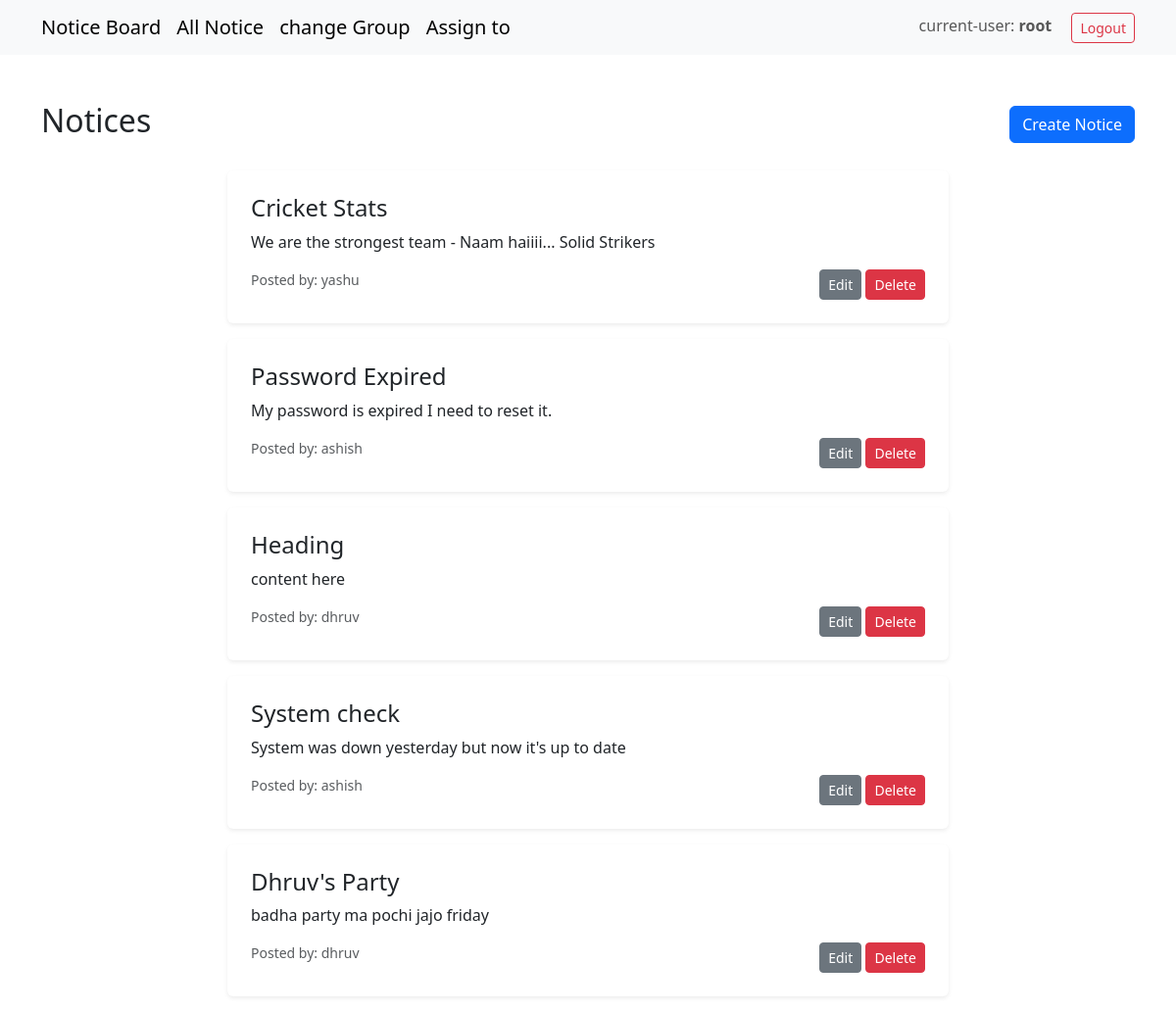
The app's page / (signed in) with its own data.
### classroom/models.py (models this page shows)
class Notice(models.Model):
    title = models.CharField(max_length=100)
    content = models.TextField()
    date_posted = models.DateTimeField(auto_now_add=True)
    author = models.ForeignKey(User, on_delete=models.CASCADE, related_name='notices')

### classroom/views.py (the view)
# urls.py: path('', views.notice_list, name='notice_list'),
def notice_list(request):
    notices = Notice.objects.order_by('-date_posted')
    return render(request, 'classroom/notice_list.html', {'notices': notices})

### classroom/templatetags/filter_group.py (called while the page is built)
@register.filter(name='in_group')
def in_group(user, group_name):
    return user.groups.filter(name=group_name).exists()

### classroom/templates/classroom/notice_list.html (shortened to what this page needs)
{% extends "classroom/base.html" %}
{% load filter_group %}
{% load guardian_tags %}
{% block content %}
<div class="container mt-5">
    <div class="d-flex justify-content-between align-items-center mb-4">
        <h2>Notices</h2>
        {% if user.is_authenticated %}
            <a href="{% url 'notice_create' %}" class="btn btn-primary">Create Notice</a>
        {% endif %}
    </div>
    <div class="row justify-content-center">
        <div class="col-md-8">
            {% for notice in notices %}
            <div class="card shadow-sm p-4 mb-3 rounded border-0">
                <h4 class="text-head">{{ notice.title }}</h4>
                <p>{{ notice.content }}</p>
                <div class="d-flex justify-content-between">
                    <small class="text-muted">Posted by: {{ notice.author }}</small>
                    <div>
                        {% if request.user|in_group:'Student' %}
                            {% if "change_notice" in notice_perms %}
                                <a href="{% url 'notice_update' notice.id %}" class="btn btn-sm btn-secondary">Edit</a>
                            {% endif %}
                            {% if "delete_notice" in notice_perms %}
                                <a href="{% url 'notice_delete' notice.id %}" class="btn btn-sm btn-danger">Delete</a>
                            {% endif %}
                        {% endif %}
                    </div>
                </div>
            </div>
            {% empty %}
            <p class="text-center">No notices available.</p>
            {% endfor %}
        </div>
    </div>
</div>
{% endblock %}

### classroom/templates/classroom/base.html (shortened to what this page needs)
{% load filter_group %}
<!DOCTYPE html>
<html lang="en">
<head>
    <link rel="stylesheet" href="https://cdn.jsdelivr.net/npm/bootstrap@5.3.0/dist/css/bootstrap.min.css">
</head>
<body>
    <nav class="navbar navbar-expand-lg navbar-light bg-light">
        <div class="container">
            {% if user.is_authenticated %}
                <a class="navbar-brand" href="#">Notice Board</a>
                <a class="navbar-brand" href="{% url "notice_list" %}">All Notice</a>
                    <a class="navbar-brand" href="{% url "groups" %}">change Group</a>
                <a class="navbar-brand" href="{% url "assign_notice" %}">Assign to</a>
            {% endif %}
            <div class="ms-auto">
                {% if user.is_authenticated %}
                    <span class="navbar-text me-3">current-user: <strong>{{ user.username }}</strong></span>
                    <form action="{% url 'logout' %}" method="post" class="d-inline">
                        <button type="submit" class="btn btn-outline-danger btn-sm">Logout</button>
                    </form>
                {% else %}
                    <a href="{% url 'login' %}" class="btn btn-outline-primary btn-sm">Login</a>
                {% endif %}
            </div>
        </div>
    </nav>
    {% block content %}{% endblock %}
</body>
</html>

### records on screen
Notice: title "Cricket Stats", content "We are the strongest team - Naam haiiii... Solid Strikers", author "yashu"
Notice: title "Password Expired", content "My password is expired I need to reset it.", author "ashish"
Notice: title "Heading", content "content here", author "dhruv"
Notice: title "System check", content "System was down yesterday but now it's up to date", author "ashish"
Notice: title "Dhruv's Party", content "badha party ma pochi jajo friday", author "dhruv"

### other values on screen
{{ user.username }} "root"
